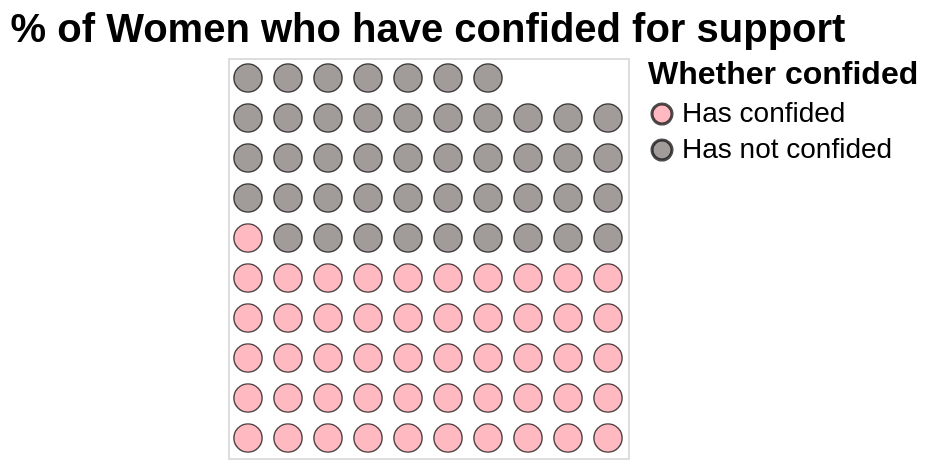

Write the Vega-Lite specification saved for this chart.
### Vega-Lite specification from a JSON file in a GitHub repository (floating-point values rounded to 4 significant figures)
{"$schema": "https://vega.github.io/schema/vega-lite/v5.json", "description": "A waffle chart showing the percentage of people who have confided.", "title": {"text": "% of Women who have confided for support", "fontSize": 20, "anchor": "middle"}, "data": {"values": [{"Gender": "Female", "Whether confided": "Has confided", "Value": 653.1}, {"Gender": "Female", "Whether confided": "Has not confided", "Value": 600.0}]}, "transform": [{"joinaggregate": [{"op": "sum", "field": "Value", "as": "Total"}]}, {"calculate": "datum.Value / datum.Total * 100", "as": "PercentOfTotal"}, {"calculate": "floor(datum.PercentOfTotal)", "as": "WholePercent"}, {"calculate": "sequence(1, datum.WholePercent)", "as": "S"}, {"flatten": ["S"]}, {"window": [{"op": "row_number", "as": "id"}], "sort": [{"field": "Whether confided", "order": "ascending"}]}, {"calculate": "ceil(datum.id / 10)", "as": "row"}, {"calculate": "datum.id - datum.row * 10", "as": "col"}], "mark": {"type": "circle", "filled": true, "stroke": "black", "strokeWidth": 0.7}, "encoding": {"x": {"field": "col", "type": "ordinal", "axis": null}, "y": {"field": "row", "type": "ordinal", "axis": null, "sort": "-y"}, "color": {"field": "Whether confided", "type": "nominal", "scale": {"range": ["#ff9da6", "#79706e"]}, "legend": {"orient": "right", "offset": 10, "labelOffset": 3, "titlePadding": 5, "titleFontSize": 16, "labelFontSize": 14}}, "size": {"value": 200}, "tooltip": [{"field": "Whether confided", "type": "nominal"}, {"field": "PercentOfTotal", "type": "quantitative", "title": "Percentage", "format": ".2f"}]}, "config": {"legend": {"labelFontSize": 14, "titleFontSize": 16}}}
